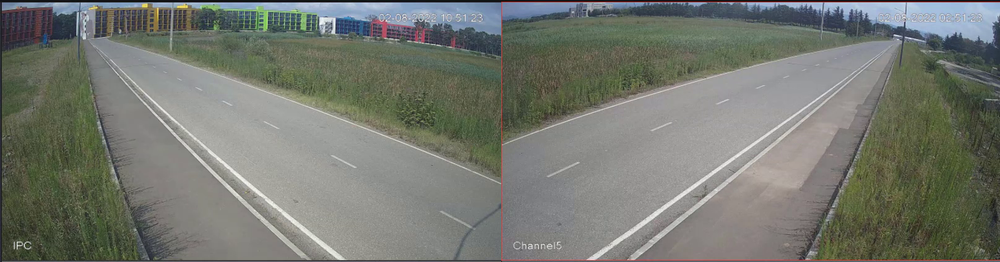
#> input picture Project1/frame100.png, 1000 x 262 px, shrunk from 1616 x 424 before the run
$ python 'finiteDifference&EdgeDetection.py'
#> lines starting #> are read from the running program, lines starting #| are printed output that depends on the picture
import cv2
import numpy as np
import matplotlib.pyplot as plt
from scipy import ndimage

# 1.2 and 1.3 homeworks
# 1,2,4 finite difference formulas for partial derivatives with that order and output by kernel matrix convolution


I = cv2.imread('frame100.png', 0).astype(np.float64)
#> I: shape (262, 1000) float64; min 6, max 250, mean 117.1


#-partial Derivative x- finite difference - for vertical edges
Kx = -1*np.array([[-1,0,1]])
Fx = ndimage.convolve(I, Kx)
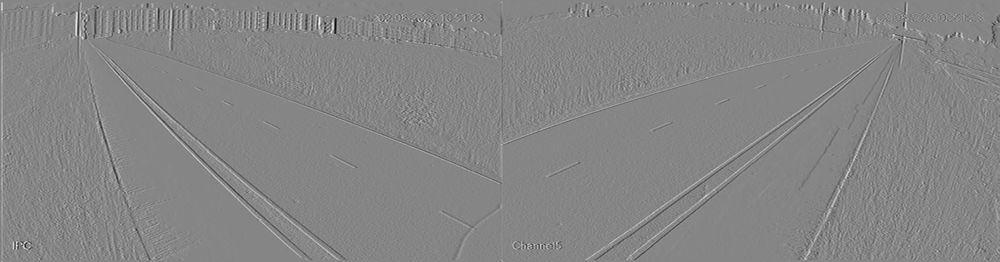
#> Fx: shape (262, 1000) float64; min -205, max 186, mean 0.1; drawn with min black and max white

# 2 finite difference - second order partial derivative - for x - vertical
Kx2 = -1*np.array([[-1,2,1]])
Fx2 = ndimage.convolve(I, Kx2)

# 4 finite difference - fourth order partial derivative - for x - veritcal
Kx4 = -1*np.array([[1,-4,6,-4,1]])
Fx4 = ndimage.convolve(I, Kx4)

#-Derivative y - finite difference  - for horizontal edges
Ky = -1*np.array([[-1],[0],[1]])
Fy = ndimage.convolve(I, Ky)
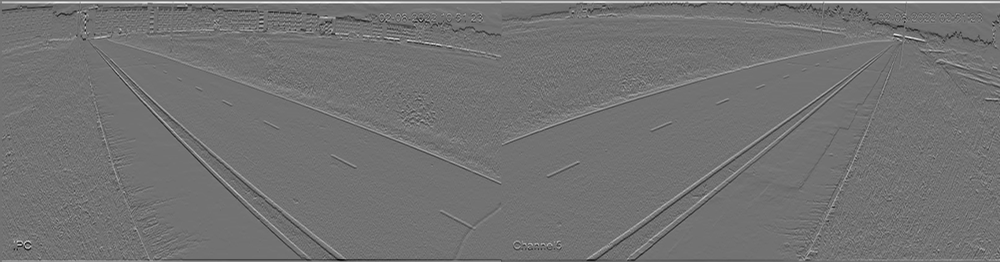
#> Fy: shape (262, 1000) float64; min -170, max 208, mean 0.6; drawn with min black and max white

# 2 finite difference - second order partial derivative - for y - horizontal
Ky2 = -1*np.array([[1],[2],[1]])
Fy2 = ndimage.convolve(I, Ky2)

# 4 finite difference - fourth order partial derivative - for x- vertical
Ky4 = -1*np.array([[1],[-4],[6],[4],[1]])
Fy4 = ndimage.convolve(I, Ky4)
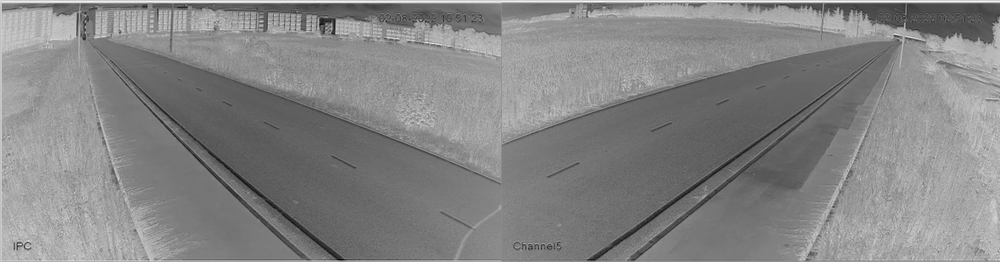
#> Fy4: shape (262, 1000) float64; min -2221, max 238, mean -934.6; drawn with min black and max white

#-Gradient

#--Magnitute - vertical and horizontal lines
magnitude = np.sqrt(Fx**2 + Fy**2) # G
magnitude2= np.sqrt(Fy2**2+Fy2**2)
magnitude4 = np.sqrt(Fx4**2 + Fy4**2)


# #--Orientation
# phase = cv2.phase(Fx, Fy, angleInDegrees=True) #theta
# mask_phase = np.zeros((I.shape[0], I.shape[1],3), dtype=np.uint8)
#
# mask_phase[ (magnitude != 0) & (phase >= 0) & (phase <= 90)] = np.array([0, 0, 255]) #red
# mask_phase[ (magnitude != 0) &  (phase > 90) & (phase <= 180)] = np.array([0, 255, 255]) #yellow
# mask_phase[ (magnitude != 0) & (phase > 180) & (phase <= 270)] = np.array([0, 255, 0]) #green
# mask_phase[ (magnitude != 0) & (phase > 270) & (phase <= 360)] = np.array([255, 0, 0])  #blue

#-Save
#We take the abs value of Fx and Fy without considering the sign of derivative. This is important to show the edge in the image.
cv2.imwrite("FDx.png",np.abs(Fx))
cv2.imwrite("FD2x.png",np.abs(Fx2))
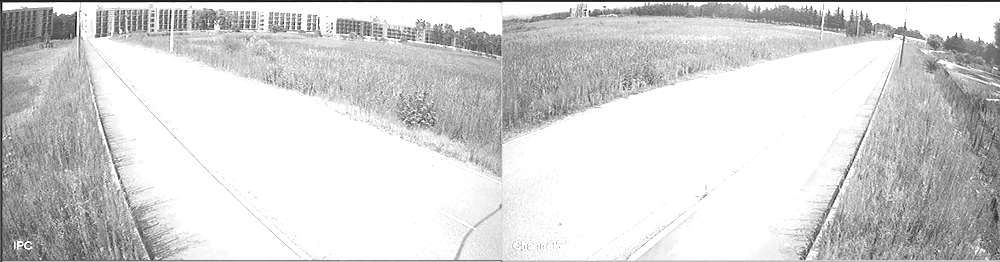
#> saved as FD2x.png: shape (262, 1000); min 0, max 255, mean 213
cv2.imwrite("FD4x.png",np.abs(Fx4))
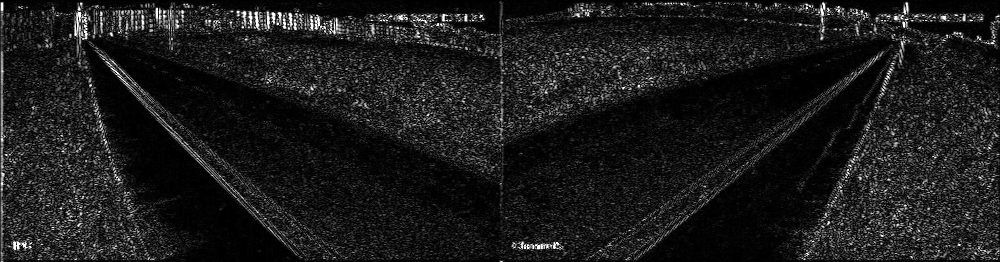
#> saved as FD4x.png: shape (262, 1000); min 0, max 255, mean 27.8
cv2.imwrite("FDy.png",np.abs(Fy))
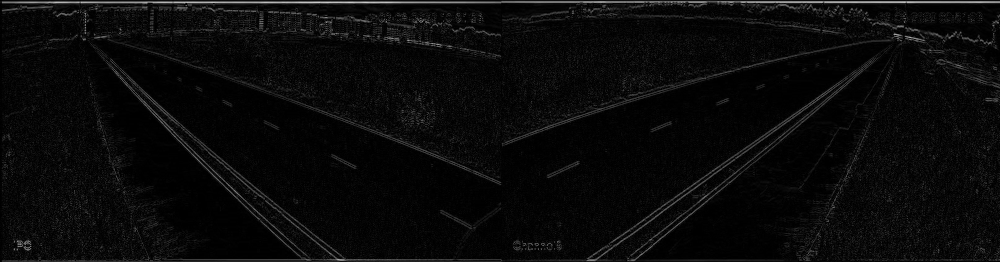
#> saved as FDy.png: shape (262, 1000); min 0, max 208, mean 10
cv2.imwrite("FD2y.png",np.abs(Fy2))
cv2.imwrite("FD4y.png",np.abs(Fx4))
cv2.imwrite("Magnitude.png",magnitude)
cv2.imwrite("Magnitude2.png",magnitude2)
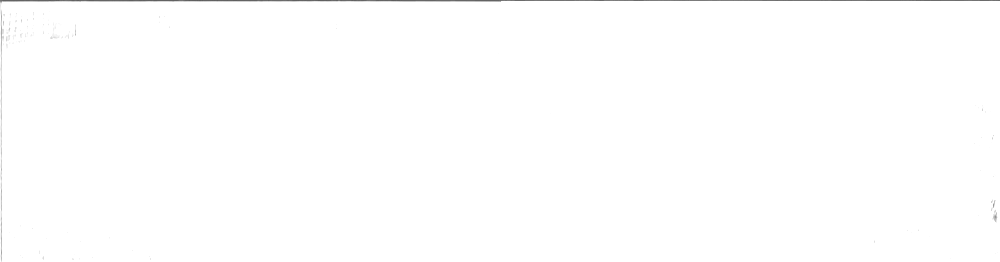
#> saved as Magnitude2.png: shape (262, 1000); min 93, max 255, mean 254.3
cv2.imwrite("Magnitude4.png",magnitude2)
# cv2.imwrite("Orientation.png",mask_phase)
